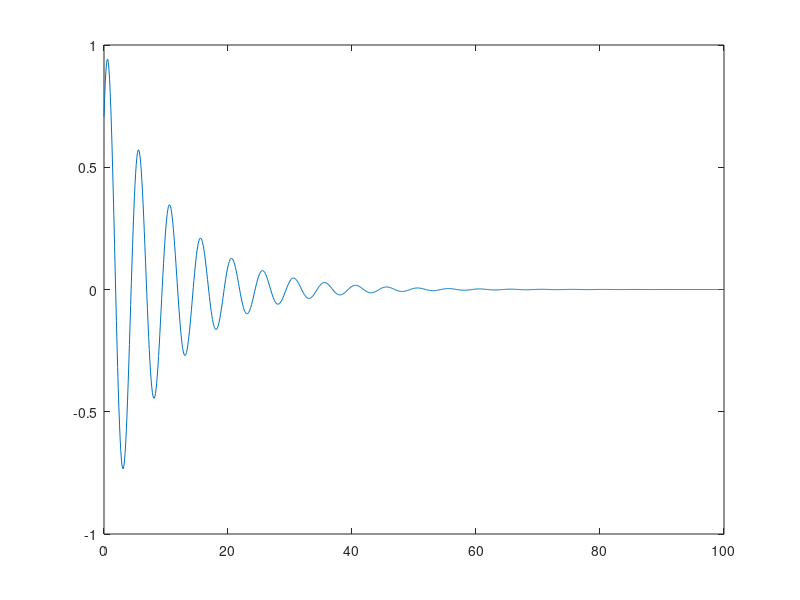
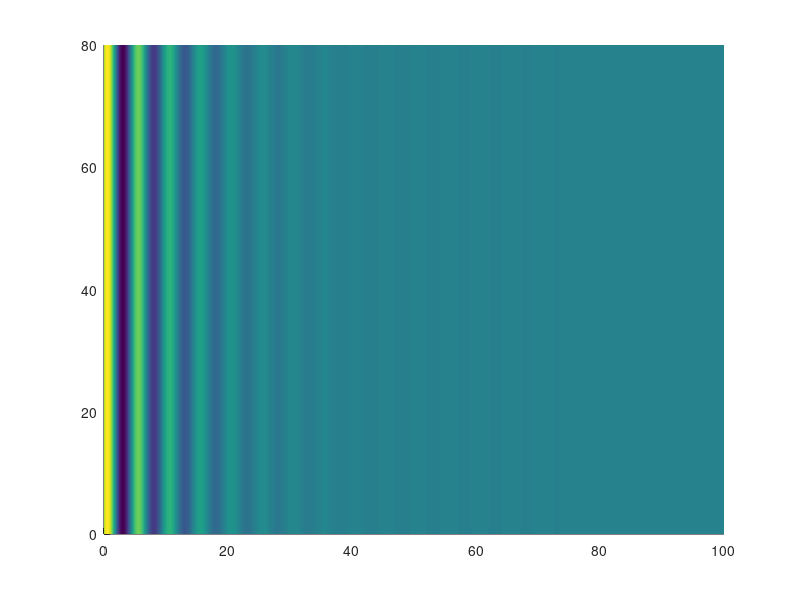

The MATLAB script that drew these images, in order: (Note: this script raises an error after producing the figures.)
%% Scripts enables to understand how the attenuation of a sinusoidal signal 
% modifies the Fourier spectrum 


%% Creation of a 1D decaying sinus
facq_x = 10;
x = (0:1/facq_x:100); 
y = (0:1/facq_x:80);
alpha = 0.1;
lambda = 5; 
phi = pi/4; % initial phase in rad
s_1D = exp(-alpha*x).*sin(2*pi*x/lambda + phi); 

figure(1)
plot(x,s_1D)

%% Create a 2D signal, sinusoidal in one direction 

s_2D = repmat(s_1D,size(y'))';
[Y,X] = meshgrid(y,x);

figure(2)
surf(X,Y,s_2D)
shading interp
view(2)
colormap(redblue)

%% Perfom 2D fft of this signal 
padding_bool = 1;
add_pow2 = 1;
[shifted_fft,fft_2D,kx,ky] = spatial_FFT(s_2D,padding_bool,add_pow2,facq_x);

[KY,KX] = meshgrid(ky,kx);

figure(3)
pcolor(kx,ky,abs(shifted_fft)')
shading interp
% axis([-2.5 2.5, -1 1])
% set(gca,'YScale','log')
% set(gca,'XScale','log')
% set(gca,'ColorScale','log')
colorbar()

%% Detect peaks 

zmax = max(abs(shifted_fft),[],'all');
norm_fft = abs(shifted_fft)/zmax;

% binarize the FFT spectrum
threshold = 0.8;
bin_fft = norm_fft;
bin_fft(norm_fft > threshold) = 1;
bin_fft(norm_fft <= threshold) = 0;

CC = bwconncomp(bin_fft');
stats = regionprops("table",CC,'Centroid');

figure(5) 
imagesc(bin_fft')
hold on 
plot(stats.Centroid(:,1),stats.Centroid(:,2),'or')

%% Fit a Lorentzienne curve on a peak 

i = 1;

row = round(stats.Centroid(i,1));
col = round(stats.Centroid(i,2));
% select a profile along kx 

window = 30;
profile_kx = abs(shifted_fft(row - window : row + window,col)).^2;
kx_tofit = kx(row - window : row + window);

[y_lorentz,p,~] = lorentzfit(kx_tofit,profile_kx',[],[],'3');

figure(6)
plot(kx_tofit,profile_kx,'.')
hold on 
plot(kx_tofit,y_lorentz,'r-')

alpha = p(3);
disp(['Alpha = ' num2str(alpha)])